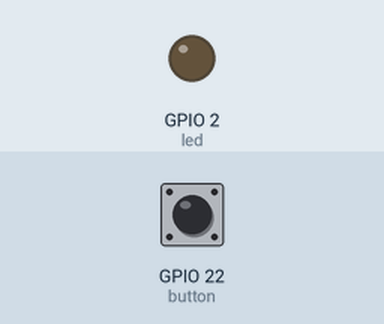
A program run on a simulated ESP32 board running MicroPython. Shown: output pins drawn as LEDs (lit = HIGH). Inputs (shaded band) come from the test bench; at power-on: GPIO 22 (button) HIGH. What the program prints to the serial console is not drawn.

Above: at 1.2 s.
1.3 s: GPIO 22 (button) pulled LOW for 0.15 s
At 2.1 s:
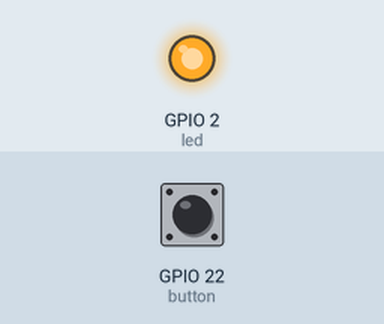
2.9 s: GPIO 22 (button) pulled LOW for 1 s
At 3.4 s:
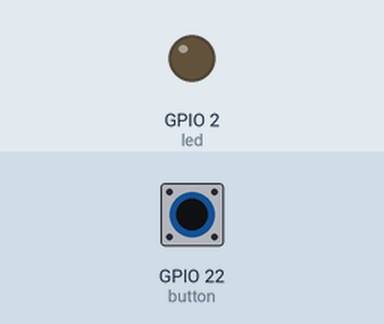
5.4 s: GPIO 22 (button) pulled LOW for 3.2 s
At 6.5 s:
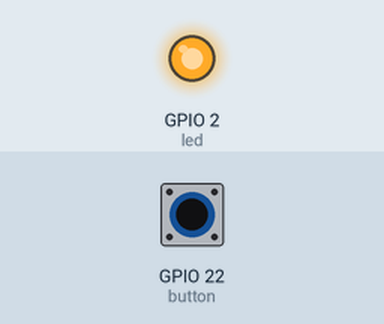
Timing chart, 0 to 8.4 s (numbered marks = the images above; inputs shaded):
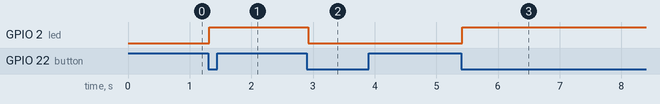

Measured:
- after the input at 1.3 s, GPIO 2 (led): LOW → HIGH at once
- after the input at 2.9 s, GPIO 2 (led): HIGH → LOW at once
- after the input at 5.4 s, GPIO 2 (led): LOW → HIGH at once

The program:

tableLampPoll.py
```python
from utime import sleep_ms
import sys
from machine import Pin

USER_LED_PIN = 2
BUTTON_PIN   = 22
led = Pin(USER_LED_PIN, Pin.OUT)
button = Pin(BUTTON_PIN, Pin.IN,Pin.PULL_UP)

led_state = False
led.value(led_state)

print("Push the button to switch the table lamp on")
print("Push the button a second time to switch it off again")
while True:
    try:
        if not button.value():
            # wait to debounce
            sleep_ms(20)
            if not button.value():
                led_state = not led_state
                led.value(led_state)
                # wait for the switch to be released
                while not button.value():
                    # wait to debounce
                    sleep_ms(20)
    except KeyboardInterrupt:
        led.off()
        sys.exit()
```
